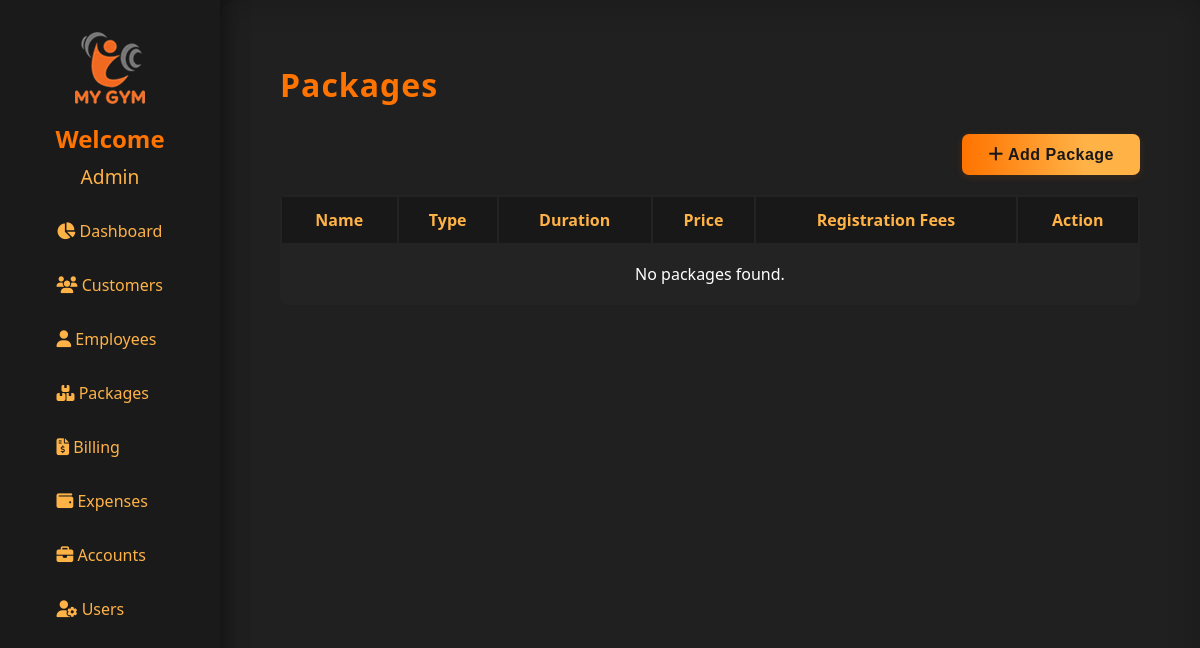
Before: /packages (signed in) with the older database file.
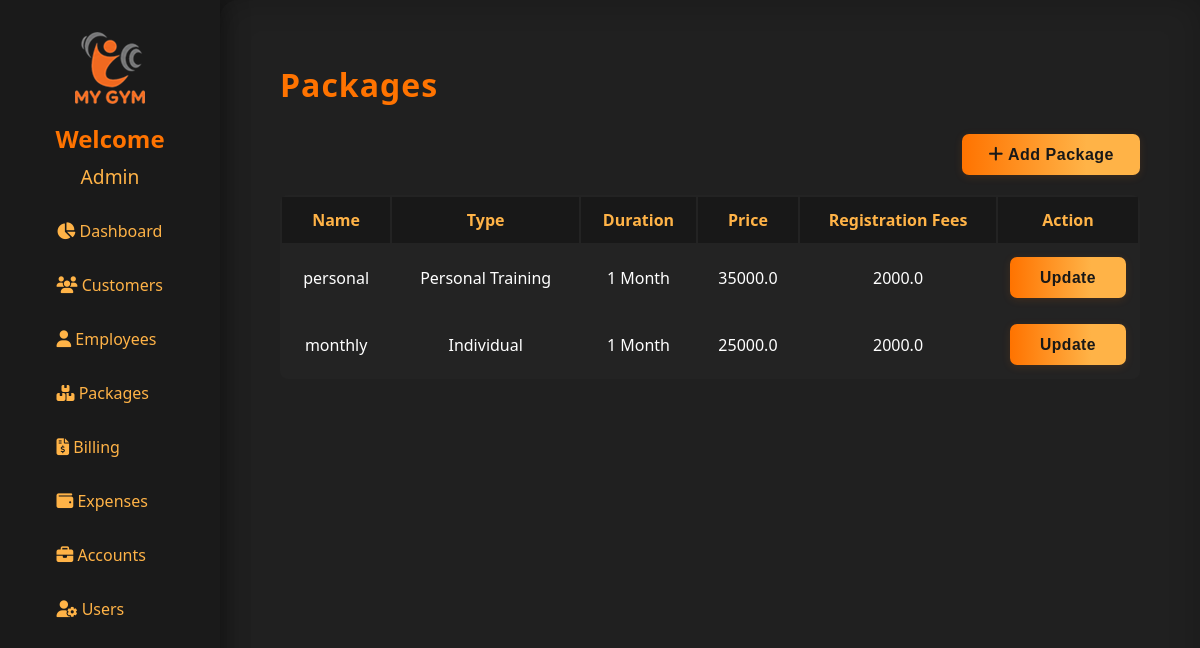
After: the same page with the newer database file.
### models.py (models this page shows, shortened)
class User(UserMixin, db.Model):
    id = db.Column(db.Integer, primary_key=True)
    username = db.Column(db.String(80), unique=True, nullable=False)
    password_hash = db.Column(db.String(128))
    thumb_id = db.Column(db.String(100))
    role_id = db.Column(db.String(100))

class Packages(db.Model):
    id = db.Column(db.Integer, primary_key=True)
    package_name = db.Column(db.String(100), nullable=False)
    package_type = db.Column(db.String(50), nullable=False)  # e.g., 'Individual' or 'Personal'
    package_duration = db.Column(db.String(50), nullable=False)  # e.g., '1 Month', '6 Months'
    package_price = db.Column(db.Float, nullable=False)
    registration_fees = db.Column(db.Float, nullable=False)

### app.py (the view, shortened to what this page needs)
@app.route('/packages', methods=['GET', 'POST'])
@login_required
def packages():
    all_packages = Packages.query.order_by(Packages.id.desc()).all()
    return render_template('packages.html', packages=all_packages)

### app.py (called while the page is built)
@login_manager.user_loader
def load_user(user_id):
    return db.session.get(User, int(user_id))

### templates/packages.html (shortened to what this page needs)
{% extends "base.html" %}
{% block content %}
<h1 style="color:#ff7300; letter-spacing:1px; margin-bottom: 28px;">Packages</h1>
<div style="display: flex; justify-content: flex-end; align-items: center; margin-bottom: 20px;">
    <button class="leet-btn" onclick="openAddModal()" style="width:auto; padding:12px 26px; font-size:1em;">
        <i class="fa fa-plus"></i> Add Package
    </button>
</div>
<table style="width:100%; background:#232323; border-radius:8px; overflow:hidden;">
    <thead>
        <tr style="background:#181818; color:#ffb347;">
            <th style="padding:12px;">Name</th>
            <th style="padding:12px;">Type</th>
            <th style="padding:12px;">Duration</th>
            <th style="padding:12px;">Price</th>
            <th style="padding:12px;">Registration Fees</th>
            <th style="padding:12px;">Action</th>
        </tr>
    </thead>
    <tbody>
        {% for pkg in packages %}
        <tr style="text-align:center; border-bottom:1px solid #292929;">
            <td style="padding:12px;">{{ pkg.package_name }}</td>
            <td style="padding:12px;">{{ pkg.package_type }}</td>
            <td style="padding:12px;">{{ pkg.package_duration }}</td>
            <td style="padding:12px;">{{ pkg.package_price }}</td>
            <td style="padding:12px;">{{ pkg.registration_fees }}</td>
            <td style="padding:12px;">
                <button
                  class="leet-btn"
                  style="padding:6px 18px; font-size:0.98em;"
                  onclick="openUpdateModal({{ pkg.id }}, '{{ pkg.package_name }}', '{{ pkg.package_type }}', '{{ pkg.package_duration }}', '{{ pkg.package_price }}', '{{ pkg.registration_fees }}')">
                  Update
                </button>
            </td>
        </tr>
        {% else %}
        <tr>
            <td colspan="6" style="padding:18px; text-align:center;">No packages found.</td>
        </tr>
        {% endfor %}
    </tbody>
</table>
{% endblock %}

### templates/base.html (shortened to what this page needs)
<!DOCTYPE html>
<html lang="en">
<head>
    <link rel="stylesheet" href="{{ url_for('static', filename='style.css') }}">
    <link rel="stylesheet" href="https://cdnjs.cloudflare.com/ajax/libs/font-awesome/6.4.2/css/all.min.css">
</head>
<body>
    {% if not hide_sidebar %}
    <div class="sidebar">
        <img src="{{ url_for('static', filename='logo.png') }}" class="logo-center"/>
        <div class="sidebar-user">
            {% if current_user.is_authenticated %}
                <div style="font-size: 1.5em; color: #ff7300; font-weight: 600;">Welcome</div>
                {% if current_user.username|length > 12 %}
                    <div style="font-size: 1.2em;color: #ffb347;margin-top: 8px;word-break: break-word;text-align: center;"
                        title="{{ current_user.username|capitalize }}">
                        {{ current_user.username[:12]|capitalize }}&hellip;
                    </div>
                {% else %}
                    <div style="font-size: 1.2em;color: #ffb347;margin-top: 8px;word-break: break-word;text-align: center;">
                        {{ current_user.username|capitalize }}
                    </div>
                {% endif %}
            {% else %}
                <div style="font-size: 1.5em; color: #ff7300; font-weight: 600;">Welcome to My Gym</div>
            {% endif %}
        </div>
        <div class="sidebar-nav-scroll scroll-hidden" style="height: 450px;">
            <ul>
                <li><a href="/"><i class="fa fa-chart-pie"></i> Dashboard</a></li>
                <li><a href="/customers"><i class="fa fa-users"></i> Customers</a></li>
                {% if current_user.role_id == '1' %}
                    <li>
                        <a href="{{ url_for('employees') }}">
                            <i class="fa fa-user"></i> Employees
                        </a>
                    </li>
                {% endif %}
                <li>
                    <a href="{{ url_for('packages') }}">
                        <i class="fa-solid fa-boxes-stacked"></i> Packages
                    </a>
                </li>
                <li><a href="/billing"><i class="fa fa-file-invoice-dollar"></i> Billing</a></li>
                <li><a href="/expenses"><i class="fa fa-wallet"></i> Expenses</a></li>
                {% if current_user.role_id == '1' %}
                <li><a href="/accounts"><i class="fa fa-briefcase"></i> Accounts</a></li>
                {% endif %}
                {% if current_user.role_id == '1' %}
                <li><a href="/users"><i class="fa fa-user-cog"></i> Users</a></li>
                {% endif %}
                <li><a href="/attendance"> Attendance</a></li>
            </ul>
        </div>
    </div>
    {% endif %}
    <div class="main-content{% if hide_sidebar %} no-sidebar{% endif %}">
        {% block content %}{% endblock %}
    </div>
</body>
</html>

### static/style.css (style rules this page uses)
body { margin: 0; font-family: 'Segoe UI', Arial, sans-serif; background: #181818; color: #fff; }
.leet-btn { background: linear-gradient(90deg, #ff7300, #ffb347 70%); color: #181818; border: none; font-size: 1.01em; font-weight: 600; padding: 14px 0; width: 100%; margin-top: 0px; border-radius: 7px; cursor: pointer; box-shadow: 0 2px 8px rgba(255,115,0,0.13); letter-spacing: 0.5px; transition: background 0.15s, color 0.15s; }
.sidebar { position: fixed; left: 0; top: 0; width: 220px; height: 100%; background: #1a1a1a; padding: 32px 0 0 0; box-shadow: 2px 0 24px #0006; display: flex; flex-direction: column; align-items: center; z-index: 100; }
.logo-center { display: block; margin: 0 auto 18px auto; max-width: 90px; }
.sidebar ul { list-style: none; padding: 0; width: 100%; }
.sidebar ul li { margin: 0; width: 100%; }
.scroll-hidden { overflow-y: auto; scrollbar-width: none; -ms-overflow-style: none; }
.sidebar ul li a { display: block; color: #ffb347; padding: 14px 36px; font-size: 1em; text-decoration: none; border-radius: 0 20px 20px 0; transition: background 0.18s, color 0.18s; margin-bottom: 4px; }
.main-content { margin-left: 220px; padding: 42px 5vw 32px 5vw; min-height: 100vh; background: #202020; box-shadow: 0 0 32px #0003 inset; border-radius: 18px 0 0 0; }
body, .main-content, .login-container { animation: fadein 0.7s; }
.leet-btn { background: linear-gradient(90deg, #ff7300, #ffb347 70%); color: #181818; border: none; font-size: 1.1em; font-weight: 600; padding: 13px 0; width: 100%; border-radius: 7px; cursor: pointer; margin-top: 0px; box-shadow: 0 2px 8px rgba(255,115,0,0.13); letter-spacing: 0.5px; transition: background 0.15s, color 0.15s; }
.fa { font-size: 1.05em; }
.leet-btn { height: 41px; font-size: 1.08em; }

Changed rows visible on the page:
added Packages: package_name "personal", package_type "Personal Training", package_duration "1 Month", package_price "35000.0", registration_fees "2000.0"
added Packages: package_name "monthly", package_type "Individual", package_duration "1 Month", package_price "25000.0", registration_fees "2000.0"
Other visible differences:
text no longer shown: "No packages found."
